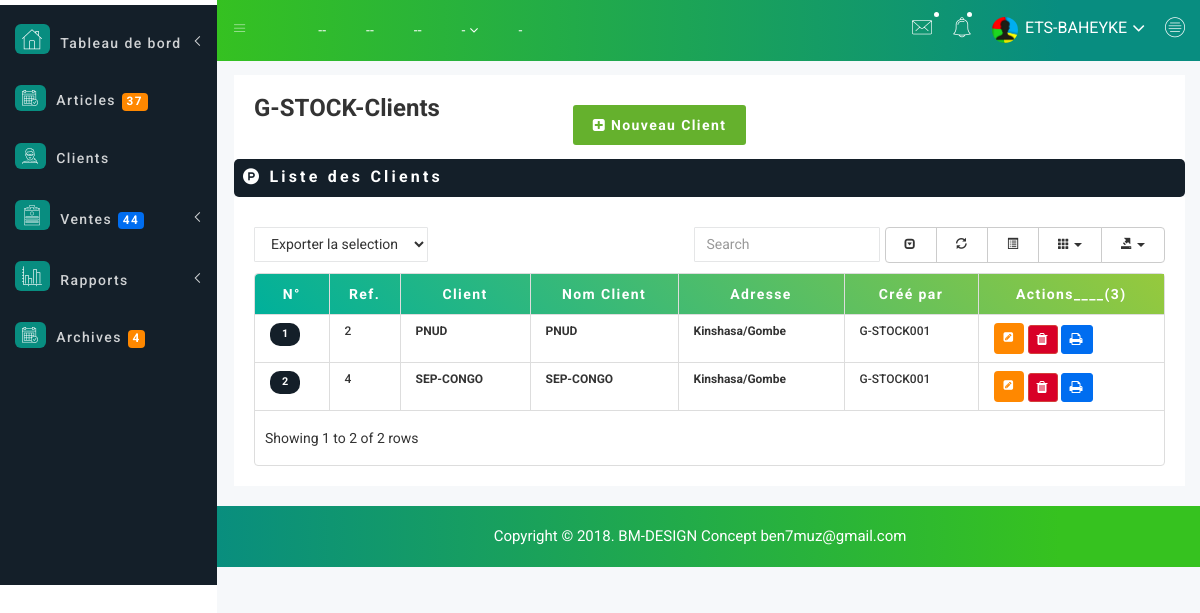
Page /clients.php (signed in) on the committed database.
### tables this page shows
CREATE TABLE `t_client` (
  `id_cli` int(11) NOT NULL,
  `client` varchar(50) NOT NULL,
  `nom_client` varchar(50) NOT NULL,
  `adrs` varchar(30) NOT NULL,
  `user_id` varchar(30) NOT NULL,
  `etat` int(11) NOT NULL
);

### clients.php (the view, shortened to what this page needs)
<?php
require('includes/dbconnect.php');
$req=$bdd->prepare("Select * from t_client where etat=1 order by client");
$req->execute(array());
?>
<!doctype html>
<html class="no-js" lang="en">
<head>
    <link rel="stylesheet" href="css/bootstrap.min.css">
    <link rel="stylesheet" href="css/font-awesome.min.css">
    <link rel="stylesheet" href="css/owl.carousel.css">
    <link rel="stylesheet" href="css/owl.theme.css">
    <link rel="stylesheet" href="css/owl.transitions.css">
    <link rel="stylesheet" href="css/animate.css">
    <link rel="stylesheet" href="css/normalize.css">
    <link rel="stylesheet" href="css/meanmenu.min.css">
    <link rel="stylesheet" href="css/main.css">
    <link rel="stylesheet" href="css/educate-custon-icon.css">
    <link rel="stylesheet" href="css/morrisjs/morris.css">
    <link rel="stylesheet" href="css/scrollbar/jquery.mCustomScrollbar.min.css">
    <link rel="stylesheet" href="css/metisMenu/metisMenu.min.css">
    <link rel="stylesheet" href="css/metisMenu/metisMenu-vertical.css">
    <link rel="stylesheet" href="css/calendar/fullcalendar.min.css">
    <link rel="stylesheet" href="css/calendar/fullcalendar.print.min.css">
    <link rel="stylesheet" href="css/editor/select2.css">
    <link rel="stylesheet" href="css/editor/datetimepicker.css">
    <link rel="stylesheet" href="css/editor/bootstrap-editable.css">
    <link rel="stylesheet" href="css/editor/x-editor-style.css">
    <link rel="stylesheet" href="css/data-table/bootstrap-table.css">
    <link rel="stylesheet" href="css/data-table/bootstrap-editable.css">
    <link rel="stylesheet" href="style.css">
    <link rel="stylesheet" href="css/custom.css">
    <link rel="stylesheet" href="css/modals.css">
    <link rel="stylesheet" href="css/responsive.css">
    <link rel="stylesheet" href="css/form/all-type-forms.css">
    <link rel="stylesheet" href="css/select2/select2.min.css">
    <link rel="stylesheet" href="css/chosen/bootstrap-chosen.css">
    <link rel="stylesheet" href="css/alerts.css">
</head>
<body>
     <?php require('includes/sidebar.php'); ?>
    <div class="all-content-wrapper">
        <div class="container-fluid">
            <div class="row">
                <div class="col-lg-12 col-md-12 col-sm-12 col-xs-12">
                    <div class="logo-pro">
                        <a href="index.html"><img class="main-logo" src="img/logo/logo.png" alt="" /></a>
                    </div>
                </div>
            </div>
        </div>
        <div class="header-advance-area">
            <?php require('includes/header.php'); ?>
            <div class="breadcome-area" style="margin-left: 19px !important;">
                <div class="container-fluid" id="entete">
                    <div class="row">
                        <div class="col-lg-12 col-md-12 col-sm-12 col-xs-12">
                            <div class="breadcome-list single-page-breadcome" style="margin-bottom: -6px !important;">
                                <div class="row">
                                    <div class="col-lg-4 col-md-4 col-sm-4 col-xs-12">
                                        <div class="breadcome-heading">
                                            <h3>G-STOCK-Clients</h3>
                                        </div>
                                    </div>
                                    <div class="col-lg-8 col-md-8 col-sm-8 col-xs-12">
                                       <div class="modal-area-button">
                               <a class="Warning Warning-color mg-b-10" href="#" data-toggle="modal" data-target="#WarningModalftblack" style="font-weight: bolder; letter-spacing: 0.1em;"><i class="fa fa-plus-square"></i> Nouveau Client</a>
                            </div>
                                    </div>
                                </div>
                            </div>
                        </div>
                    </div>
                </div>
            </div>
        </div>
        <div class="data-table-area mg-b-15" style="margin-left: 19px !important;">
            <div class="container-fluid">
                <div class="row">
                    <div class="col-lg-12 col-md-12 col-sm-12 col-xs-12">
                         <div class="main-sparkline13-hd" style="border-radius: 5px; padding: 9px 4px 1px 9px;background-color:#141F29;">
                         <h1 style="color:white;font-size: 16px !important;letter-spacing: 0.2em"><i class="fa fa-product-hunt"></i> Liste <span class="table-project-n">des</span> Clients</h1>
                                </div>
                        <div class="sparkline13-list">
                            <div class="sparkline13-graph">
                                <div class="datatable-dashv1-list custom-datatable-overright">
                                    <div id="toolbar">
                                        <select class="form-control dt-tb">
											<option value="">Exporter la selection</option>
										</select>
                                    </div>
                                    <table id="table" data-toggle="table" data-pagination="true" data-search="true" data-show-columns="true" data-show-pagination-switch="true" data-show-refresh="true" data-key-events="true" data-show-toggle="true" data-resizable="true" data-cookie="true"
                                        data-cookie-id-table="saveId" data-show-export="true" data-click-to-select="true" data-toolbar="#toolbar">
                                        <thead class="gradient-ohhappiness" style="color:white;">
                                            <tr>
                                               <th>N°</th>
                                                <th>Ref.</th>
												<th>Client</th>
												<th>Nom Client</th>
												<th>Adresse</th>
												<th>Créé par</th>
												<th>Actions____(3)</th>
                                            </tr>
                                        </thead>
                                        <tbody>
                                            <?php
											$k=0;
											while($lignes=$req->fetch()){
											$k++;
											?>
                                           <tr >
                                             <td><span class='badge bg-success' style='font-size: 0.9em; padding: 6px 12px 6px 12px ; background-color: #141F29;'><?=$k;?></span></td>
                                              <td><?=$lignes['id_cli'];?></td>
												<td> <span style="font-weight: bolder;"><?=$lignes['client'];?></td>
												<td><span style="font-weight: bolder;"><?=$lignes['nom_client'];?></td>
												<td><span style="font-weight: bolder;"><?=$lignes['adrs'];?></td>
												<td><?=$lignes['user_id'];?></td>
												<td>
                                                <a href="#edit<?php echo $lignes['id_cli']; ?>" data-toggle="modal" title="Modifier le produit : <?=$lignes['designation']?>">
                                                    <button type='button' class='btn btn-default btn-md' style="background-color: #FF8800; padding: 5px 8px !important; color: white; border: 2px solid #FF8800;"><i
                                                    class='fa fa-pencil-square' aria-hidden='true'></i>
                                                    </button>
                                                </a>
												<a href="traitement/client-traitement.php?spr_prd=<?=$lignes['id_cli'];?>&desi=<?=$lignes['client'];?>" class="btn btn-danger btn-xs btn-supp" data-toggle="modal" style="color:white; background-color: #D80027; padding: 3px 8px !important;" title="Supprimer le client : <?=$lignes['client']?>"><i class="fa fa-trash"></i></a>
												<a href="#SupNumero18" class="btn btn-danger btn-xs" data-toggle="modal" style="color:white;
												background-color: #006DF0; border-color:#006DF0;padding: 3px 8px !important;" title="Imprimer la liste des medicaments."><i class="fa fa-print"></i></a>
												</td>
											</tr>
                                           <?php
											} ?>
                                         </tbody>
                                     </table>
                                </div>
                            </div>
                        </div>
                    </div>
                </div>
            </div>
        </div>
        <div class="footer-copyright-area" style="background: linear-gradient(to left,#36C21F 14%, #088D80) !important;">
            <div class="container-fluid">
                <div class="row">
                    <div class="col-lg-12 col-md-12 col-sm-12 col-xs-12">
                        <div class="footer-copy-right">
                            <p>Copyright © 2018. BM-DESIGN Concept <a href="https://colorlib.com/wp/templates/">ben7muz@gmail.com</a></p>
                        </div>
                    </div>
                </div>
            </div>
        </div>
    </div>
</body>
</html>

### css/main.css (style rules this page uses)
html { color: #222; font-size: 1em; line-height: 1.4; }

### css/custom.css (style rules this page uses)
.custom-datatable-overright table tbody tr td { padding-left: 15px !important; padding-right: 5px !important; font-size: 12px; text-align: left !important; font-weight: 500 !important; }
.gradient-ohhappiness { background: #00b09b; background: -webkit-linear-gradient(445deg,#00b09b,#96c93d) !important; background: linear-gradient(45deg,#00b09b,#96c93d) !important; }
.btn { font-size: .70rem; letter-spacing: 1px; padding: 9px 19px; text-transform: uppercase; }
.btn { display: inline-block; text-align: center; user-select: none; line-height: 1.5; transition: color .15s ease-in-out,background-color .15s ease-in-out,border-color .15s ease-in-out,box-shadow .15s ease-in-out; }

### css/modals.css (style rules this page uses)
.modal-area-button .mg-b-10 { margin-top:10px; }
.modal-area-button a { margin:0px 5px; }
.modal-area-button a, .modal-footer a { padding: 13px 28px; text-decoration: none; color: #fff; position: relative; z-index: 11; font-size: 14px; display:inline-block; }
.modal-area-button .Warning { background: #65b12d; font-size: 14px; padding: 10px 20px; border-radius: 3px; }

### rows in the picture
t_client: id_cli "2", client "PNUD", nom_client "PNUD", adrs "Kinshasa/Gombe", user "G-STOCK001"
t_client: id_cli "4", client "SEP-CONGO", nom_client "SEP-CONGO", adrs "Kinshasa/Gombe", user "G-STOCK001"

### other values in the picture
$nbre_prod "37"
$ventes "44"
$fichier "4"
$_SESSION['user'] "ETS-BAHEYKE"
